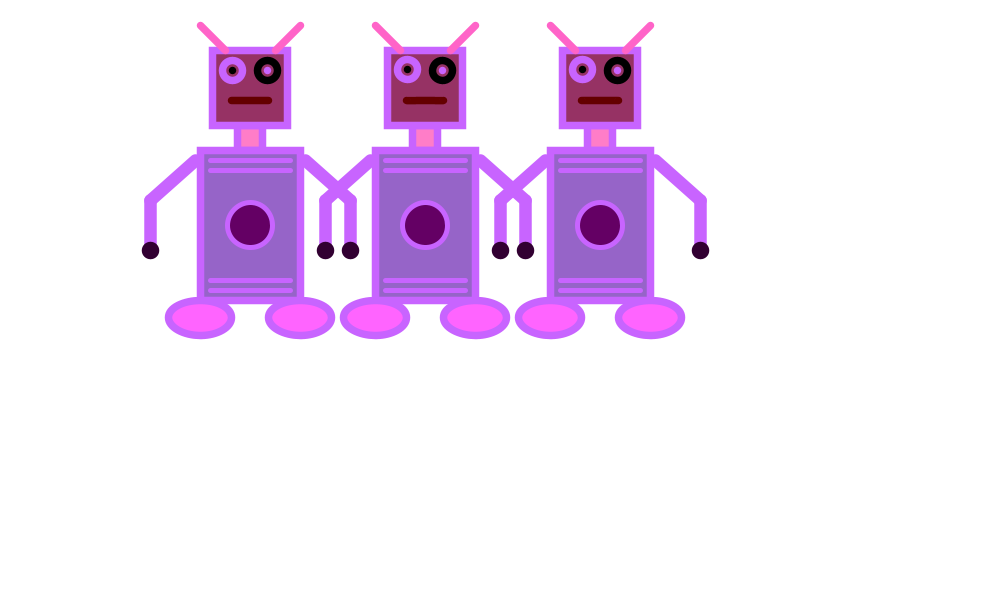
Frame 1 (no input)
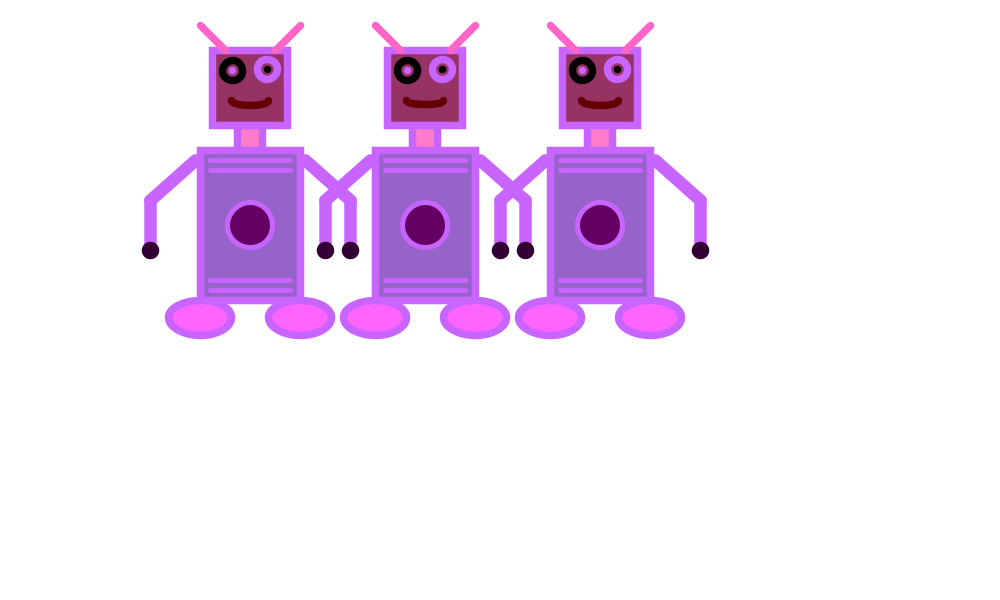
Frame 60 (the mouse pressed at the canvas centre just before this capture)
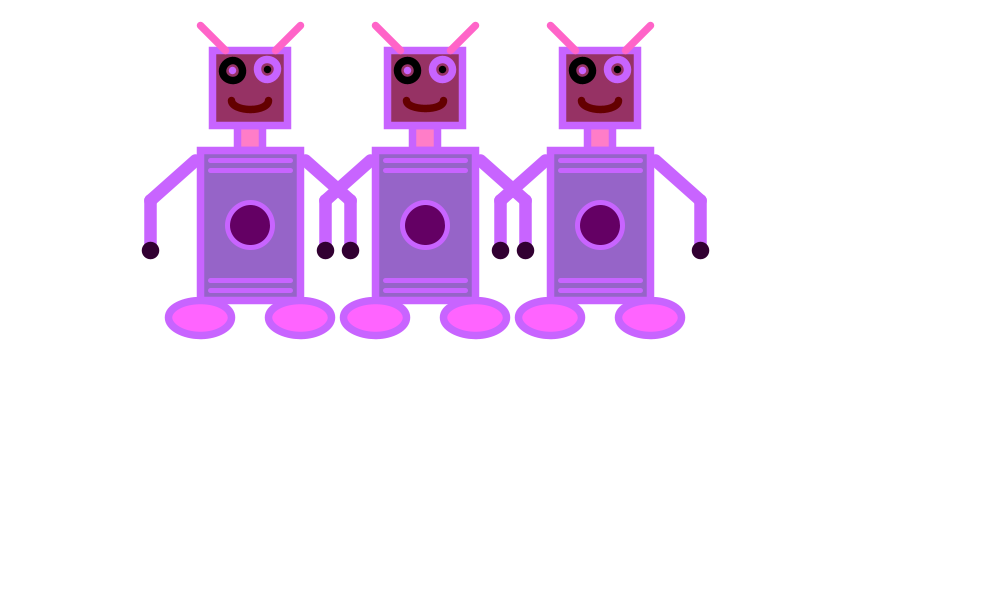
Frame 120 (the mouse held since frame 60 and released just before this capture)

The Processing sketch that drew these frames (run headless with seeded random() and noise(); from frame 60 on, the mouse is pressed at the canvas centre):

// Processing sketch: functions_exercise
// ── functions_exercise.pde
int x = 0;
int y = 0;
int z = 1;
void setup() {
  size(1000, 600);
}

void draw() {
  background(255);
  scale(0.5);
  translate(0, -100);
  robot();
  translate(700, 0);
  robot();
  translate(-350, 0);
  robot();
}

void robot() {
   strokeWeight(15);
  stroke(200, 100, 300);
  fill(400, 125, 200);
  square(475, 350, 50); //neck
 
  fill(150, 50, 100);
  square(425, 200, 150); //head
  
  push();
  translate(500,240);
 rotate(radians(x));
 
 x = x + 1;
 
  stroke(200, 100, 300);
  circle(-35, 0, 40); //left eye
  stroke(0, 0, 0);
  line(-35, 0, -35, 0); //left pupil
  stroke(0, 0, 0);
  circle(35, 0, 40); //right eye
  stroke(200, 100, 300);
  line(35, 0, 35, 0); //left pupil
 
 if (x == 180) {
   x = 0;
 }
 
 pop();
 
  stroke(100, 0, 0);
  arc(500, 300, 75, y, 0, PI); //mouth
  
  y = y + z;
  
  if (y == 1) {
    z = 1;
  }
  if (y == 50) {
   z = -1;
  }
  
  strokeWeight(15);
  stroke(300, 100, 200);
  line(450, 200, 400, 150); //left antennae
  line(550, 200, 600, 150); //right antennae
  

  
  strokeWeight(15);
  stroke(200, 100, 300);
  fill(150, 100, 200);
  rect(400, 400, 200, 300); //body
  
  //designs on the robot's body
  strokeWeight(10);
  stroke(200, 100, 300);
  line(420, 420, 580, 420);
  line(420, 440, 580, 440);
  fill(100, 0, 100);
  circle(500, 550, 90); //design
  strokeWeight(10);
  stroke(200, 100, 300);
  line(420, 680, 580, 680);
  line(420, 660, 580, 660);
  
  strokeWeight(25);
  line(390, 420, 300, 500); //left upper-arm
  line(300, 500, 300, 600); //left lower-arm
  line(610, 420, 700, 500); //right upper-arm
  line(700, 500, 700, 600); //right lower-arm
  
  strokeWeight(35);
  stroke(50, 0, 50);
  line(300, 600, 300, 600); //left hand
  line(700, 600, 700, 600); //right hand
  
  strokeWeight(15);
  stroke(200, 100, 300);
  fill(400, 100, 300);
  ellipse(400, 735, 125, 70); //left foot
  ellipse(600, 735, 125, 70); //right foot
}
